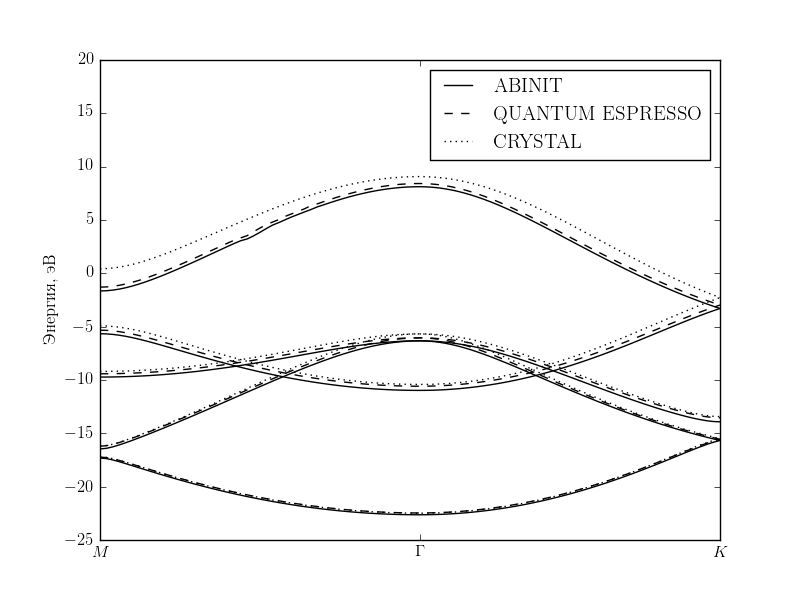

Reproduce this figure in Python.
from matplotlib import pyplot as plt
import csv

plt.rc('text', usetex=True)
plt.rc('text.latex', unicode=True)
plt.rc('text.latex', preamble=r'\usepackage[russian]{babel}')

with open('abinit.csv', newline='') as csvfile:
    spamreader = csv.reader(csvfile)
    ab = [[float(i) for i in row] for row in spamreader]

with open('qe.csv', newline='') as csvfile:
    spamreader = csv.reader(csvfile)
    qe = [[float(i) for i in row] for row in spamreader]

with open('cry.csv', newline='') as csvfile:
    spamreader = csv.reader(csvfile)
    cr = [[float(i) for i in row] for row in spamreader]

x = True
for l in ab:
    if x:
        plt.plot(l, "k-", label="ABINIT")
        x = False
    else:
        plt.plot(l, "k-")

x = True
for l in qe:
    if x:
        plt.plot(l, "k--", label="QUANTUM ESPRESSO")
        x = False
    else:
        plt.plot(l, "k--")
x = True
for l in cr:
    if x:
        plt.plot(l, "k:", label="CRYSTAL")
        x = False
    else:
        plt.plot(l, "k:")

plt.xticks([0, 50, 97], ["$M$", "$\Gamma$", "$K$"])
plt.xlim([0, 97])
plt.ylim([-25, 20])
plt.legend()
plt.ylabel("Энергия, эВ")
plt.savefig("res.pdf")
